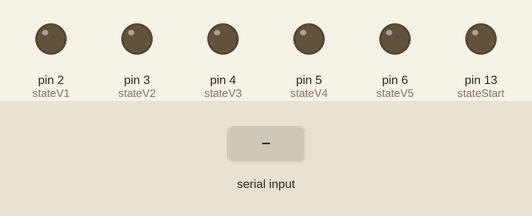
Bench run of a sketch on a simulated Arduino Uno, built with avr-gcc and run on an emulated ATmega328P. On the bench: output pins drawn as LEDs (lit = HIGH). Inputs (shaded band) come from the test bench.

Above: at 1.2 s.
1.3 s: "90,45,200,10,150,30\n" received over Serial
At 1.7 s:
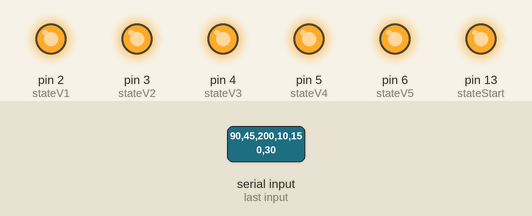
Timing chart, 0 to 4.3 s (numbered marks = the images above; inputs shaded):
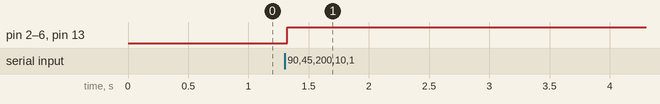

Measured:
- after the input at 1.3 s, pin 2 (stateV1), pin 3 (stateV2), pin 4 (stateV3), pin 5 (stateV4), pin 6 (stateV5), pin 13 (stateStart): LOW → HIGH at once

The sketch:

ValvesArduinoScript.ino
```cpp
const int stateStart = 13;
const int stateV1 = 2;
const int stateV2 = 3;
const int stateV3 = 4;
const int stateV4 = 5;
const int stateV5 = 6;
void setup() {
  pinMode(stateStart, OUTPUT);
  pinMode(stateV1, OUTPUT);
  pinMode(stateV2, OUTPUT);
  pinMode(stateV3, OUTPUT);
  pinMode(stateV4, OUTPUT);
  pinMode(stateV5, OUTPUT);
  Serial.begin(9600);
}
void loop() { // if there's any serial available, read it:
  while (Serial.available() > 0) { //
    int start = Serial.parseInt();
    int v1 = Serial.parseInt();
    int v2 = Serial.parseInt();
    int v3 = Serial.parseInt();
    int v4 = Serial.parseInt();
    int v5 = Serial.parseInt();
    if (Serial.read() == '\n') {
      if(v1==0) digitalWrite(stateStart, LOW);
      else digitalWrite(stateStart, HIGH);
      if(v1==0) digitalWrite(stateV1, LOW);
      else digitalWrite(stateV1, HIGH);
      if(v2==0) digitalWrite(stateV2, LOW);
      else digitalWrite(stateV2, HIGH);
      if(v3==0) digitalWrite(stateV3, LOW);
      else digitalWrite(stateV3, HIGH);
      if(v4==0) digitalWrite(stateV4, LOW);
      else digitalWrite(stateV4, HIGH);
      if(v5==0) digitalWrite(stateV5, LOW);
      else digitalWrite(stateV5, HIGH);
    }
  }
}
```
